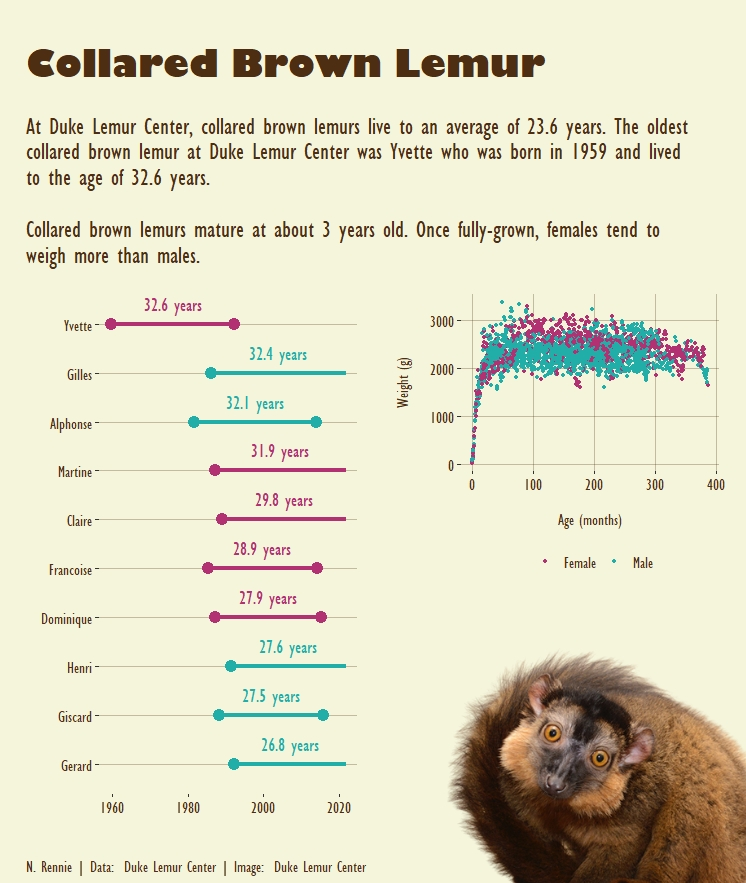

The R source for this figure:
library(tidyverse)
library(cowplot)
library(extrafont)
library(patchwork)

tuesdata <- tidytuesdayR::tt_load('2021-08-24')
lemurs <- tuesdata$lemurs

lemurs <- readr::read_csv('https://raw.githubusercontent.com/rfordatascience/tidytuesday/master/data/2021/2021-08-24/lemur_data.csv')

#Collared brown lemur
ecol_data <- filter(lemurs, taxon == "ECOL")

#oldest lemurs
ecol_data2 <- unique(ecol_data[,c("name", "sex", "dob", "dod", "age_max_live_or_dead_y")]) %>% arrange(desc(age_max_live_or_dead_y))
ecol_data2$name <- recode(ecol_data2$name, "YVETTE"="Yvette", "HENRI"="Henri", "GILLES"="Gilles", "GERARD"="Gerard", "DOMINIQUE"="Dominique", "CLAIRE"="Claire")
ecol_data2$dod2 <- pmin(ecol_data2$dod, as.Date("2021-08-24"), na.rm=T)
ecol_data2$mid_date <- ecol_data2$dob + floor((ecol_data2$dod2-ecol_data2$dob)/2)
ecol_data2$age_text <- paste(round(ecol_data2$age_max_live_or_dead_y,1), " years", sep="")

#the oldest lemurs
p1 <- ggplot() +
  geom_point(data=ecol_data2[1:10,], mapping=aes(x=dob, y=reorder(name, age_max_live_or_dead_y), colour=sex), size=4) +
  geom_point(data=ecol_data2[1:10,], mapping=aes(x=dod, y=reorder(name, age_max_live_or_dead_y), colour=sex), size=4) +
  geom_segment(data=ecol_data2[1:10,], mapping=aes(x=dob, xend=dod2, y=reorder(name, age_max_live_or_dead_y), yend=reorder(name, age_max_live_or_dead_y), colour=sex), size=1.5) +
  geom_text(data=ecol_data2[1:10,], mapping=aes(x=mid_date, y=reorder(name, age_max_live_or_dead_y), label=age_text, colour=sex), vjust=-1, family="Gill Sans MT Condensed", size=5) +
  scale_colour_manual("", values=c("F" = "#b13173", "M" = "#21ADA8"), labels=c("Female", "Male")) +
  labs(x="", y="") +
  theme(plot.background = element_rect(fill = "#F5F5DC", colour="#F5F5DC"),
        panel.background = element_rect(fill = "#F5F5DC", colour="#F5F5DC"),
        legend.background = element_rect(fill = "#F5F5DC", colour="#F5F5DC"),
        legend.position="none",
        legend.key = element_rect(fill="#F5F5DC"),
        legend.text = element_text(colour = "#4e2e12", size=12, hjust = 0.5, family="Gill Sans MT Condensed"),
        axis.text = element_text(colour = "#4e2e12", size=12, hjust = 0.5, family="Gill Sans MT Condensed"),
        axis.title = element_text(colour = "#4e2e12", size=12, hjust = 0.5, family="Gill Sans MT Condensed"),
        plot.margin = unit(c(0.5, 0.5, 0.5, 0.5), "cm"), #top, right, bottom, left
        panel.grid.major.y = element_line(colour=alpha("#4e2e12", 0.3)),
        panel.grid.major.x = element_blank(),
        panel.grid.minor = element_blank())
p1

#scatter plot of age vs weight
p2 <- ggplot() +
  geom_point(data=ecol_data, mapping=aes(x=age_at_wt_mo, y=weight_g, colour=sex), size=1) +
  scale_colour_manual("", values=c("F" = "#b13173", "M" = "#21ADA8"), labels=c("Female", "Male")) +
  labs(x="\nAge (months)", y="Weight (g)\n") +
  theme(plot.background = element_rect(fill = "#F5F5DC", colour="#F5F5DC"),
        panel.background = element_rect(fill = "#F5F5DC", colour="#F5F5DC"),
        legend.background = element_rect(fill = "#F5F5DC", colour="#F5F5DC"),
        legend.position="bottom",
        legend.key = element_rect(fill="#F5F5DC"),
        legend.text = element_text(colour = "#4e2e12", size=12, hjust = 0.5, family="Gill Sans MT Condensed"),
        axis.text = element_text(colour = "#4e2e12", size=12, hjust = 0.5, family="Gill Sans MT Condensed"),
        axis.title = element_text(colour = "#4e2e12", size=12, hjust = 0.5, family="Gill Sans MT Condensed"),
        plot.margin = unit(c(0.5, 0.5, 0.5, 0.5), "cm"), #top, right, bottom, left
        panel.grid.major = element_line(colour=alpha("#4e2e12", 0.3)),
        panel.grid.minor = element_blank())
p2

#blank plot
p3 <- ggplot() +
  theme(plot.background = element_rect(fill = "#F5F5DC", colour="#F5F5DC"),
        panel.background = element_rect(fill = "#F5F5DC", colour="#F5F5DC"),
        legend.background = element_rect(fill = "#F5F5DC", colour="#F5F5DC"),
        legend.position="bottom",
        legend.key = element_rect(fill="#F5F5DC"),
        plot.margin = unit(c(0.5, 0.5, 0.5, 0.5), "cm"), #top, right, bottom, left
        panel.grid.major = element_line(colour=alpha("#b13173", 0.3)),
        panel.grid.minor = element_blank())
p3
  
#join plots
p0 <- p2 + p3 + plot_layout(nrow=2, ncol=1) 
p <- p1 + p0 +
  plot_annotation(title = "\nCollared Brown Lemur", 
                  caption = "N. Rennie | Data:  Duke Lemur Center | Image:  Duke Lemur Center", 
                  subtitle="\nAt Duke Lemur Center, collared brown lemurs live to an average of 23.6 years. The oldest\ncollared brown lemur at Duke Lemur Center was Yvette who was born in 1959 and lived\nto the age of 32.6 years. \n\nCollared brown lemurs mature at about 3 years old. Once fully-grown, females tend to\nweigh more than males.") &
  theme(plot.background = element_rect(fill = "#F5F5DC", colour="#F5F5DC"),
        panel.background = element_rect(fill = "#F5F5DC", colour="#F5F5DC"),
        plot.title = element_text(colour = "#4e2e12", size=28, hjust = 0, family="Gill Sans Ultra Bold"),
        plot.subtitle = element_text(colour = "#4e2e12", size=18, hjust = 0, family="Gill Sans MT Condensed"),
        plot.caption = element_text(colour = "#4e2e12", size=12, hjust = 0, family="Gill Sans MT Condensed"))
p

#add lemur image
lemur <- "./images/lemur.png"
q <- ggdraw() + 
  draw_plot(p) +
  draw_image(lemur, x = 0.78, y = 0.27, hjust = 0.5, vjust = 1, halign = 1, valign = 1, width = 0.6)
q
